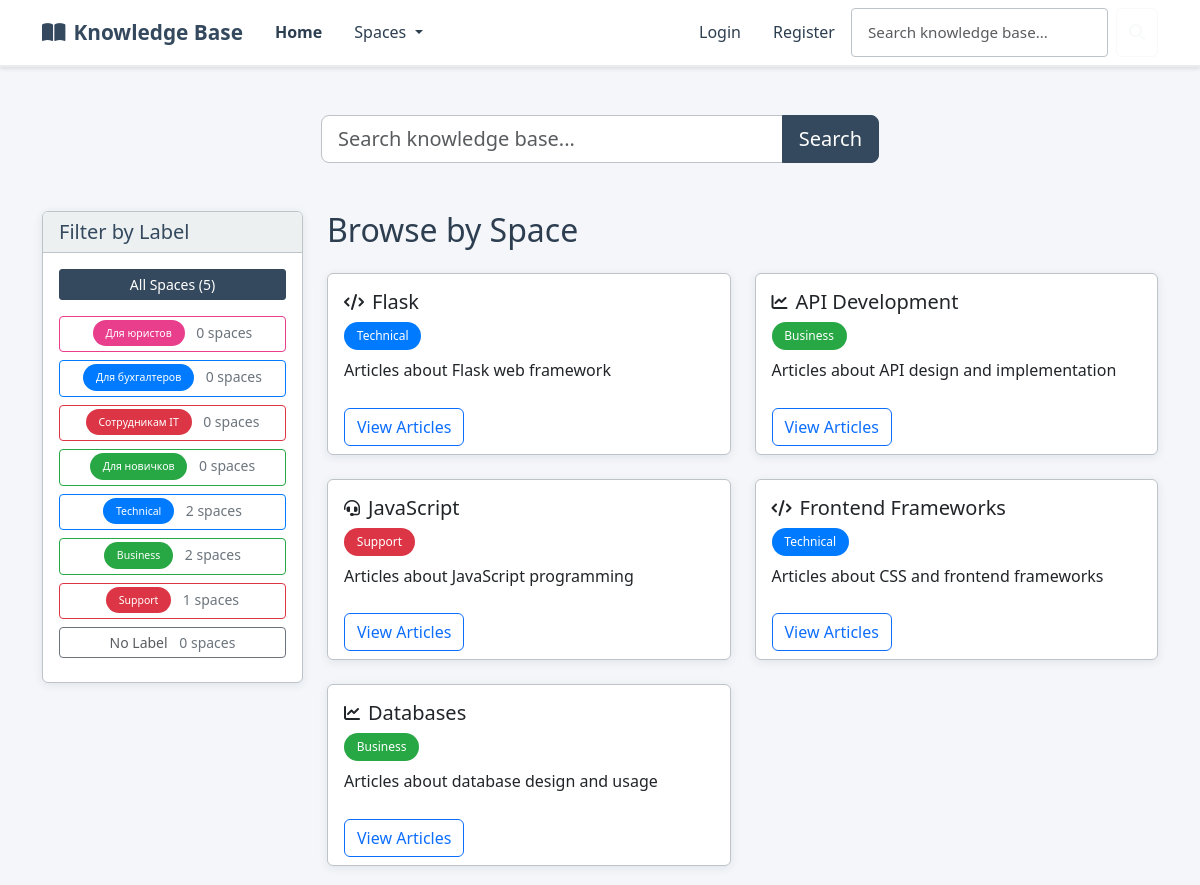
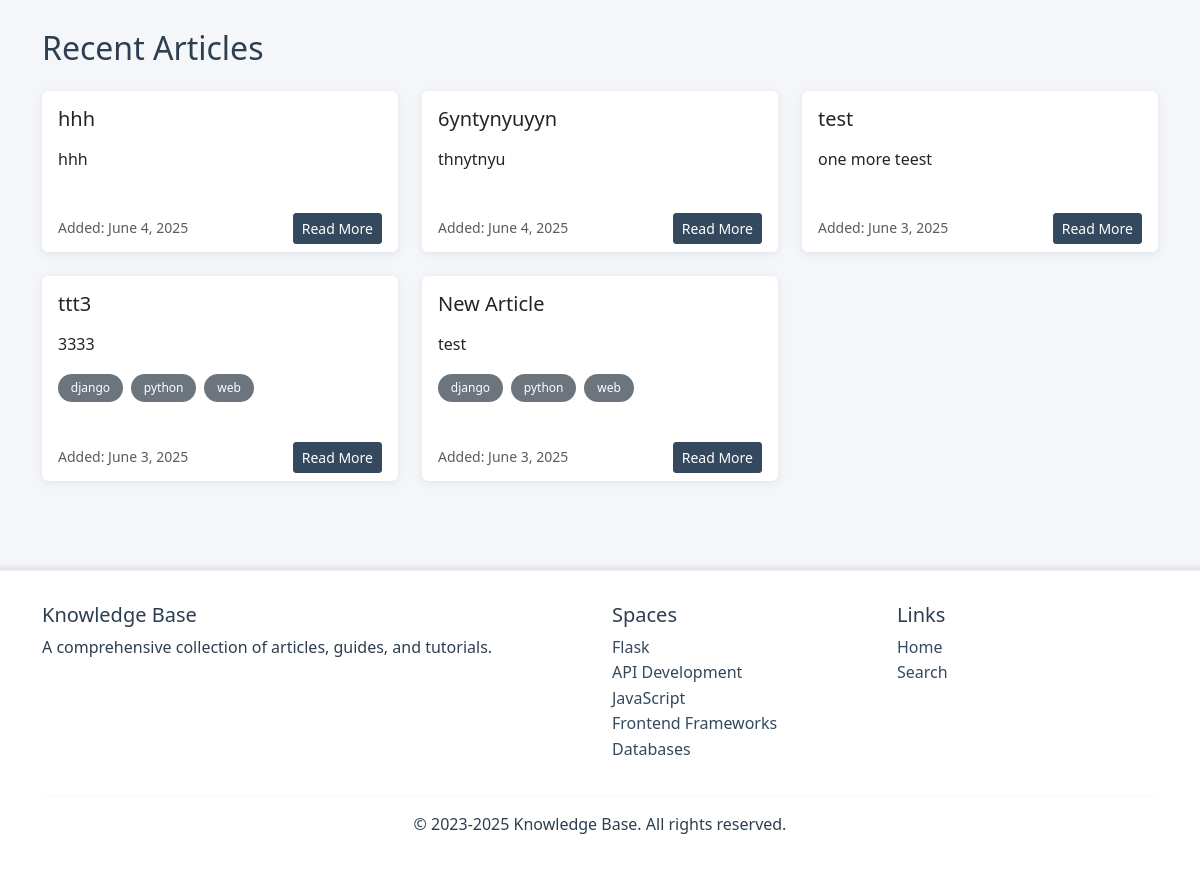
The page / on the database its author committed (2 pictures, top to bottom).
### kb/models.py (models this page shows, shortened)
class Label(models.Model):
    COLOR_CHOICES = [
        ('#007bff', 'Blue'),
        ('#28a745', 'Green'),
        ('#dc3545', 'Red'),
        ('#ffc107', 'Yellow'),
        ('#6f42c1', 'Purple'),
        ('#fd7e14', 'Orange'),
        ('#20c997', 'Teal'),
        ('#e83e8c', 'Pink'),
        ('#6c757d', 'Gray'),
        ('#17a2b8', 'Cyan'),
    ]
    name = models.CharField(max_length=50)
    color = models.CharField(max_length=7, choices=COLOR_CHOICES, default='#007bff')
    class Meta:
        verbose_name_plural = "Labels"

class Space(models.Model):
    ICON_CHOICES = [
        ('fas fa-folder', 'Folder'),
        ('fas fa-book', 'Book'),
        ('fas fa-lightbulb', 'Lightbulb'),
        ('fas fa-cog', 'Settings'),
        ('fas fa-rocket', 'Rocket'),
        ('fas fa-star', 'Star'),
        ('fas fa-heart', 'Heart'),
        ('fas fa-trophy', 'Trophy'),
        ('fas fa-graduation-cap', 'Education'),
        ('fas fa-code', 'Code'),
        ('fas fa-database', 'Database'),
        ('fas fa-shield-alt', 'Security'),
        ('fas fa-users', 'Team'),
        ('fas fa-chart-line', 'Analytics'),
        ('fas fa-puzzle-piece', 'Puzzle'),
        ('fas fa-tools', 'Tools'),
        ('fas fa-globe', 'Global'),
        ('fas fa-mobile-alt', 'Mobile'),
        ('fas fa-cloud', 'Cloud'),
        ('fas fa-fire', 'Fire'),
    ]
    name = models.CharField(max_length=100)
    description = models.TextField()
    label = models.ForeignKey(Label, on_delete=models.SET_NULL, null=True, blank=True, related_name='spaces')
    icon = models.CharField(max_length=50, choices=ICON_CHOICES, default='fas fa-folder')
    class Meta:
        verbose_name_plural = "Spaces"

class Article(models.Model):
    title = models.CharField(max_length=200)
    summary = models.TextField()
    space = models.ForeignKey(Space, on_delete=models.CASCADE, related_name='articles')
    author = models.ForeignKey(User, on_delete=models.CASCADE, related_name='articles', null=True, blank=True)
    tags = models.JSONField(default=list)
    created_at = models.DateField(default=timezone.now)
    updated_at = models.DateField(default=timezone.now)

### kb/views.py (the view)
# urls.py: path('', views.index, name='index'),
def index(request):
    spaces = Space.objects.select_related('label').all()
    labels = Label.objects.all()
    latest_articles = Article.objects.order_by('-created_at')[:5]
    if request.user.is_authenticated:
        for article in latest_articles:
            article.is_read = article.is_read_by_user(request.user)
            article.is_favorited = article.is_favorited_by_user(request.user)
    context = {
        'spaces': spaces,
        'labels': labels,
        'recent_articles': latest_articles,
        'title': 'Knowledge Base Home'
    }
    return render(request, 'index.html', context)

### kb/context_processors.py (called while the page is built)
def categories_processor(request):
    return {
        'spaces': Space.objects.all()
    }

### templates/index.html (shortened to what this page needs)
{% extends 'layout.html' %}
{% block content %}
<div class="row mb-5">
    <div class="col-12">
        <div class="mt-4">
            <form action="{% url 'search' %}" method="get" class="d-flex justify-content-center">
                <div class="col-md-6">
                    <div class="input-group input-group-lg">
                        <input class="form-control" type="search" placeholder="Search knowledge base..." aria-label="Search" name="q">
                        <button class="btn btn-primary" type="submit">Search</button>
                    </div>
                </div>
            </form>
        </div>
    </div>
</div>
<div class="row">
    <div class="col-md-3">
        <div class="card mb-4">
            <div class="card-header">
                <h5 class="mb-0">Filter by Label</h5>
            </div>
            <div class="card-body">
                <div class="mb-3">
                    <button type="button" class="btn btn-outline-secondary btn-sm w-100 label-filter" data-label="all">
                    </button>
                </div>
                {% for label in labels %}
                <div class="mb-2">
                    <button type="button" class="btn btn-outline-secondary btn-sm w-100 label-filter"
                            data-label="{{ label.id }}"
                            style="border-color: {{ label.color }};">
                        <span class="badge me-2" style="background-color: {{ label.color }}; color: white;">{{ label.name }}</span>
                        <span class="label-count" data-label-id="{{ label.id }}">0</span> spaces
                    </button>
                </div>
                {% endfor %}
                <div class="mb-2">
                    <button type="button" class="btn btn-outline-secondary btn-sm w-100 label-filter" data-label="none">
                        <span class="text-muted me-2">No Label</span>
                        <span class="label-count" data-label-id="none">0</span> spaces
                    </button>
                </div>
            </div>
        </div>
    </div>
    <div class="col-md-9">
        <section class="mb-5">
            <h2 class="mb-4">Browse by Space</h2>
            <div class="row row-cols-1 row-cols-md-2 g-4" id="spaces-container">
                {% for space in spaces %}
                <div class="col space-item" data-label-id="{% if space.label %}{{ space.label.id }}{% else %}none{% endif %}">
                    <div class="card space-card h-100">
                        <div class="card-body">
                            <div class="d-flex align-items-center mb-2">
                                {% if space.icon %}
                                <i class="{{ space.icon }} me-2"></i>
                                {% endif %}
                                <h5 class="card-title mb-0">{{ space.name }}</h5>
                            </div>
                            {% if space.label %}
                            <span class="badge mb-2" style="background-color: {{ space.label.color }}; color: white;">{{ space.label.name }}</span>
                            {% endif %}
                            <p class="card-text">{{ space.description }}</p>
                        </div>
                        <div class="card-footer bg-transparent border-0">
                            <a href="{% url 'space_detail' space_id=space.id %}" class="btn btn-outline-primary">View Articles</a>
                        </div>
                    </div>
                </div>
                {% endfor %}
            </div>
        </section>
    </div>
</div>
<section>
    <h2 class="mb-4">Recent Articles</h2>
    <div class="row row-cols-1 row-cols-md-3 g-4">
        {% for article in recent_articles %}
        <div class="col">
            <div class="card article-card h-100">
                <div class="card-body">
                    <div class="d-flex justify-content-between align-items-start mb-2">
                        <h5 class="card-title">{{ article.title }}</h5>
                    </div>
                    <p class="card-text">{{ article.summary }}</p>
                    <div class="mb-3">
                        {% for tag in article.tags %}
                        <span class="badge bg-secondary me-1">{{ tag }}</span>
                        {% endfor %}
                    </div>
                </div>
                <div class="card-footer bg-transparent border-0">
                    <div class="d-flex justify-content-between align-items-center">
                        <small class="text-muted">Added: {{ article.created_at }}</small>
                        <a href="{% url 'article_detail' article_id=article.id %}" class="btn btn-sm btn-primary">Read More</a>
                    </div>
                </div>
            </div>
        </div>
        {% endfor %}
    </div>
</section>
{% endblock %}

### templates/layout.html (shortened to what this page needs)
{% load static %}
<!DOCTYPE html>
<html lang="en">
<head>
    <link href="https://cdn.jsdelivr.net/npm/bootstrap@5.3.0/dist/css/bootstrap.min.css" rel="stylesheet">
    <link rel="stylesheet" href="https://cdnjs.cloudflare.com/ajax/libs/font-awesome/6.4.0/css/all.min.css">
    <link rel="stylesheet" href="https://cdnjs.cloudflare.com/ajax/libs/highlight.js/11.7.0/styles/github-dark.min.css">
    <link rel="stylesheet" href="{% static 'css/custom.css' %}">
</head>
<body>
    <nav class="navbar navbar-expand-lg" style="background-color: #ffffff; border-bottom: 2px solid #e9ecef; box-shadow: 0 2px 4px rgba(0,0,0,0.1);">
        <div class="container">
            <a class="navbar-brand" href="{% url 'index' %}">
                <i class="fas fa-book-open me-2"></i>Knowledge Base
            </a>
            <div class="collapse navbar-collapse" id="navbarMain">
                <ul class="navbar-nav me-auto">
                    <li class="nav-item">
                        <a class="nav-link {% if request.path == '/' %}active{% endif %}" href="{% url 'index' %}">Home</a>
                    </li>
                    <li class="nav-item dropdown">
                        <a class="nav-link dropdown-toggle" href="#" id="spacesDropdown" role="button" data-bs-toggle="dropdown" aria-expanded="false">
                            Spaces
                        </a>
                    </li>
                </ul>
                <ul class="navbar-nav ms-auto">
                    {% if user.is_authenticated %}
                    <li class="nav-item dropdown">
                        <a class="nav-link dropdown-toggle" href="#" id="userDropdown" role="button" data-bs-toggle="dropdown" aria-expanded="false">
                            <i class="fas fa-user me-1"></i>{{ user.username }}
                        </a>
                        <ul class="dropdown-menu dropdown-menu-end" aria-labelledby="userDropdown">
                            <li><a class="dropdown-item" href="{% url 'logout' %}">Logout</a></li>
                        </ul>
                    </li>
                    {% else %}
                    <li class="nav-item">
                        <a class="nav-link {% if request.path == '/login/' %}active{% endif %}" href="{% url 'login' %}">Login</a>
                    </li>
                    <li class="nav-item">
                        <a class="nav-link {% if request.path == '/register/' %}active{% endif %}" href="{% url 'register' %}">Register</a>
                    </li>
                    {% endif %}
                </ul>
                <div class="d-flex position-relative">
                    <form id="searchForm" class="d-flex" action="{% url 'search' %}" method="get">
                        <input id="searchInput" class="form-control me-2" type="search" placeholder="Search knowledge base..." aria-label="Search" name="q">
                        <button class="btn btn-outline-light" type="submit">
                            <i class="fas fa-search"></i>
                        </button>
                    </form>
                </div>
            </div>
        </div>
    </nav>
    <main class="container py-4">
        {% block content %}{% endblock %}
    </main>
    <footer class="footer">
        <div class="container">
            <div class="row">
                <div class="col-md-6">
                    <h5>Knowledge Base</h5>
                    <p>A comprehensive collection of articles, guides, and tutorials.</p>
                </div>
                <div class="col-md-3">
                    <h5>Spaces</h5>
                    <ul class="list-unstyled">
                        {% for space in spaces %}
                        <li><a href="{% url 'space_detail' space_id=space.id %}" class="text-decoration-none" style="color: var(--primary-corporate);">{{ space.name }}</a></li>
                        {% endfor %}
                    </ul>
                </div>
                <div class="col-md-3">
                    <h5>Links</h5>
                    <ul class="list-unstyled">
                        <li><a href="{% url 'index' %}" class="text-decoration-none" style="color: var(--primary-corporate);">Home</a></li>
                        <li><a href="{% url 'search' %}" class="text-decoration-none" style="color: var(--primary-corporate);">Search</a></li>
                    </ul>
                </div>
            </div>
            <hr style="border-color: #e9ecef;">
            <div class="text-center">
                <p>&copy; 2023-2025 Knowledge Base. All rights reserved.</p>
            </div>
        </div>
    </footer>
</body>
</html>

### static/css/custom.css (style rules this page uses)
:root { --primary-corporate: #34495e; --secondary-corporate: #2c3e50; --accent-corporate: #3498db; --success-corporate: #27ae60; --warning-corporate: #f39c12; --danger-corporate: #e74c3c; --light-corporate: #ecf0f1; --dark-corporate: #2c3e50; --background-corporate: #f4f6f9; --text-corporate: #2c3e50; --border-corporate: #bdc3c7; --shadow-corporate: rgba(52, 73, 94, 0.1); }
body { background-color: var(--background-corporate); color: var(--text-corporate); font-family: 'Segoe UI', Tahoma, Geneva, Verdana, sans-serif; line-height: 1.6; }
.navbar-brand { color: var(--primary-corporate) !important; font-weight: 600; font-size: 1.3rem; }
.navbar-nav .nav-link { color: var(--text-corporate) !important; font-weight: 500; padding: 0.5rem 1rem !important; transition: all 0.3s ease; border-radius: 4px; }
.btn-primary { background-color: var(--primary-corporate); border-color: var(--primary-corporate); font-weight: 500; border-radius: 3px; }
.card { background-color: #ffffff; border: 1px solid var(--border-corporate); border-radius: 6px; box-shadow: 0 2px 8px var(--shadow-corporate); transition: all 0.3s ease; }
.card-header { background-color: var(--light-corporate); border-bottom: 1px solid var(--border-corporate); font-weight: 600; color: var(--primary-corporate); }
.form-control { border: 1px solid var(--border-corporate); border-radius: 4px; padding: 0.75rem 1rem; font-size: 0.95rem; }
.badge { background-color: var(--primary-corporate); color: #ffffff; font-weight: 500; padding: 0.5rem 0.8rem; border-radius: 15px; }
.space-card { transition: transform 0.2s ease, box-shadow 0.2s ease; height: 100%; }
.article-card { height: 100%; transition: transform 0.2s ease; border: 1px solid var(--article-border-color); }
.footer { margin-top: 4rem; padding: 2rem 0; border-top: 1px solid var(--bs-border-color); }
.nav-link.active { font-weight: 600; }
.footer { margin-top: 4rem; padding: 2rem 0; background-color: #ffffff; color: var(--text-corporate); border-top: 2px solid #e9ecef; box-shadow: 0 -2px 4px rgba(0,0,0,0.1); }

### rows shown on the page
Label: name "Для юристов"
Label: name "Для бухгалтеров"
Label: name "Сотрудникам IT"
Label: name "Для новичков"
Label: name "Technical"
Label: name "Business"
Label: name "Support"
Space: name "Flask", label.name "Technical", description "Articles about Flask web framework"
Space: name "API Development", label.name "Business", description "Articles about API design and implementation"
Space: name "JavaScript", label.name "Support", description "Articles about JavaScript programming"
Space: name "Frontend Frameworks", label.name "Technical", description "Articles about CSS and frontend frameworks"
Space: name "Databases", label.name "Business", description "Articles about database design and usage"
Article: title "hhh", summary "hhh", created_at "June 4, 2025"
Article: title "6yntynyuyyn", summary "thnytnyu", created_at "June 4, 2025"
Article: title "test", summary "one more teest", created_at "June 3, 2025"
Article: title "ttt3", summary "3333", tags "django" "python" "web", created_at "June 3, 2025"
Article: title "New Article", summary "test", tags "django" "python" "web", created_at "June 3, 2025"
